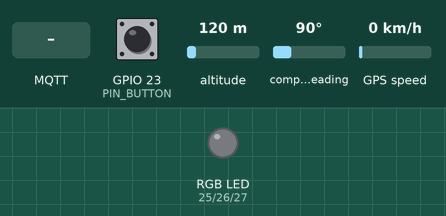
Recording of a sketch running on a simulated ESP32. On the bench: an RGB LED mixed from three pins (HIGH = lit). Inputs (shaded band) come from the test bench; at power-on: GPIO 23 (PIN_BUTTON) HIGH, altitude 120 m, compass heading 90°, GPS speed 0 km/h. WiFi joins after 1.5 s; servers stay silent unless stated; uploads are accepted with an empty reply; the GPS gets a fix after 3 s at 37.7749, -122.4194 with 8 satellites; no MQTT or app messages arrive unless stated; what the sketch prints to the serial monitor is not drawn.

Above: at 2.7 s.
2.8 s: GPIO 23 (PIN_BUTTON) pulled LOW for 0.15 s
At 2.97 s:
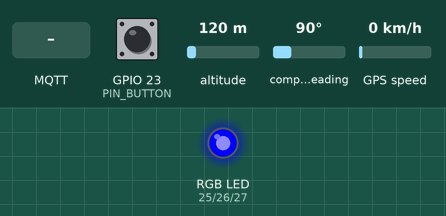
4.6 s: MQTT message "EN_ROUTE" arrives on the first subscribed topic
At 5.6 s:
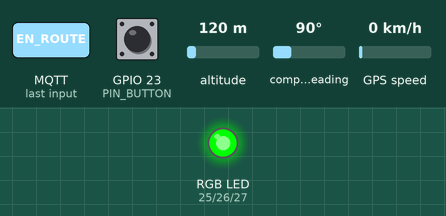
11.1 s: GPIO 23 (PIN_BUTTON) pulled LOW for 3.2 s
At 11.6 s:
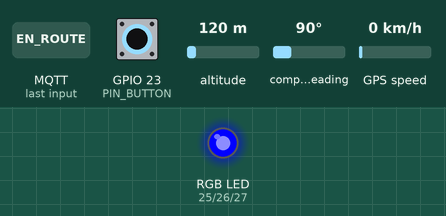
Timing chart, 0 to 16.0 s (numbered marks = the images above; inputs shaded):
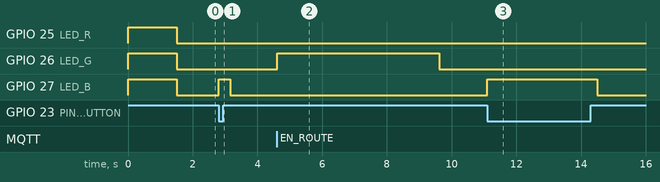

The sketch:

main.ino
```cpp
/*******************************************************************
 * ESP32 + NEO-6M + Azure IoT Hub MQTT
 * LED RGB: amarelo piscando (busy) | verde (sucesso) | vermelho (erro)
 *******************************************************************/
#include <WiFi.h>
#include <WiFiClientSecure.h>
#include <HTTPClient.h>
#include <PubSubClient.h>
#include <TinyGPS.h>

/* ────────── PINOS ────────── */
#define PIN_GPS_RX 16
#define PIN_GPS_TX 17
#define PIN_BUTTON 23

/* ────────── LED RGB COMUM CÁTODO ────────── */
#define LED_R 25
#define LED_G 26
#define LED_B 27

/* ────────── REDE / API ────────── */
const char* WIFI_SSID = "philipicalt";
const char* WIFI_PASS = "190600phi";
const char* API_URL   = "https://as-acessibilidadewebapi-afcxema8gae9g8h2.brazilsouth-01.azurewebsites.net/Teste/TestePost";

/* ────────── MQTT (Azure IoT Hub) ────────── */
const char* host     = "iot-pish.azure-devices.net";
const int   port     = 8883;
const char* deviceId = "esp32_gps_01";
const char* sasToken = "SharedAccessSignature sr=iot-pish.azure-devices.net%2Fdevices%2Fesp32_gps_01&sig=M6La7DmNu05agqb%2F8oKQyLceRpvGVSU7SYKhMVdYdDA%3D&se=1780345218";

String  mqttUsername   = String(host) + "/" + deviceId + "/?api-version=2021-04-12";
const char* mqttClientId = deviceId;
const char* topicTelemetry = "devices/esp32_gps_01/messages/events/";
const char* topicC2D       = "devices/esp32_gps_01/messages/devicebound/#";

const char* ACK_OK           = "EN_ROUTE";
const uint32_t ACK_TIMEOUTMS = 10000;

/* ────────── DEBUG GPS MOCK ────────── */
#define USE_GPS_MOCK true
const float MOCK_LAT = -19.9243961f;
const float MOCK_LNG = -43.9948428f;

/* ────────── GLOBAIS ────────── */
HardwareSerial gpsSerial(1);
TinyGPS         gps;
WiFiClientSecure net;
PubSubClient     mqtt(net);
HTTPClient       http;

enum State { IDLE, WAIT_GPS, POSTING, WAIT_ACK } state = IDLE;
uint32_t ackStart = 0;

/* ────────── LED: cores lógicas ────────── */
enum LedColor { LED_ON, LED_OFF, LED_YELLOW, LED_GREEN, LED_RED };

/* estado atual do LED */
LedColor  curColor   = LED_OFF;
bool      curBlink   = false;
uint32_t  blinkTimer = 0;
bool      blinkOn    = false;

/* define cor + piscada desejada */
void setLed(LedColor c, bool blink = false)
{
  curColor  = c;
  curBlink  = blink;
  blinkOn   = true;          // força ligar logo no primeiro update
  blinkTimer = millis();

  updateLed();
}

/* efetiva (e pisca se necessário) – chame em loop() */
void updateLed()
{
  if (curBlink && millis() - blinkTimer >= 300) {
    blinkOn    = !blinkOn;
    blinkTimer = millis();
  } else if (!curBlink) {
    blinkOn = true;          // mantém ligado fixo
  }

  /* escolhe quais pinos acender */
  bool r = LOW, g = LOW, b = LOW;          // LOW = aceso em comum-cátodo
  if (blinkOn) {
    switch (curColor) {
      case LED_RED:    r = HIGH;  g = LOW; b = LOW; break;
      case LED_GREEN:  r = LOW; g = HIGH;  b = LOW; break;
      case LED_YELLOW: r = LOW; g = LOW; b = HIGH;  break;
      case LED_ON: r = HIGH; g = HIGH; b = HIGH;  break;
      default: /* OFF */  r = g = b = LOW; break;
    }
  } else {
    r = g = b = LOW;        // fase “apagada” do piscar
  }

  digitalWrite(LED_R, r);
  digitalWrite(LED_G, g);
  digitalWrite(LED_B, b);
}

/* ────────── MQTT callbacks ────────── */
void onMqttMessage(char* topic, byte* payload, unsigned int len) {
  payload[len] = '\0';
  String msg = (char*)payload;
  Serial.printf("[MQTT] Mensagem recebida <%s>: %s\n", topic, msg.c_str());

  if (msg == "EN_ROUTE") {
    Serial.println("[MQTT] ACK OK ➜ sucesso.");
    setLed(LED_GREEN);
    state = IDLE;
    delay(5000);
  }
}

void ensureMqtt() {
  if (mqtt.connected()) return;

  Serial.print("[MQTT] Conectando...");
  net.setInsecure();               // ⚠️ teste
  mqtt.setServer(host, port);

  if (mqtt.connect(mqttClientId, mqttUsername.c_str(), sasToken)) {
    Serial.println(" conectado!");
    mqtt.subscribe(topicC2D);
  } else {
    Serial.printf(" falha (%d)\n", mqtt.state());
    delay(2000);
  }
}

/* ────────── GPS helpers ────────── */
bool waitForGPSFix(uint32_t t_ms = 30000) {
  Serial.println("[GPS] Aguardando fix...");
  uint32_t t0 = millis();
  float lat = 0, lng = 0;

  while (millis() - t0 < t_ms) {
    while (gpsSerial.available())
      gps.encode(gpsSerial.read());

    gps.f_get_position(&lat, &lng);
    if (lat != TinyGPS::GPS_INVALID_F_ANGLE &&
        lng != TinyGPS::GPS_INVALID_F_ANGLE) {
      Serial.printf("[GPS] Fix! %.6f, %.6f\n", lat, lng);
      return true;
    }
    setLed(LED_YELLOW, true);                 // pisca enquanto espera
    delay(10);
  }
  return false;
}

bool postLocation(float lat, float lng) {
  String body = "{\"lat\":" + String(lat,6) + ",\"lng\":" + String(lng,6) + "}";
  Serial.println("[HTTP] POST: " + body);

  http.begin(API_URL);
  http.addHeader("Content-Type", "application/json");
  int code = http.POST(body);
  http.end();

  Serial.printf("[HTTP] Status: %d\n", code);
  return code >= 200 && code < 300;
}

/* ────────── SETUP ────────── */
void setup() {
  pinMode(LED_R, OUTPUT);
  pinMode(LED_G, OUTPUT);
  pinMode(LED_B, OUTPUT);
  setLed(LED_ON);
  updateLed();
  pinMode(PIN_BUTTON, INPUT_PULLUP);

  Serial.begin(115200);
  gpsSerial.begin(9600, SERIAL_8N1, PIN_GPS_RX, PIN_GPS_TX);

  WiFi.begin(WIFI_SSID, WIFI_PASS);
  while (WiFi.status() != WL_CONNECTED) { Serial.print('.'); delay(500); }
  Serial.println("\nWi-Fi OK");

  mqtt.setCallback(onMqttMessage);

  setLed(LED_OFF);
  updateLed();
}

/* ────────── LOOP ────────── */
void loop() {
  while (gpsSerial.available()) gps.encode(gpsSerial.read());
  updateLed();
  mqtt.loop();
  ensureMqtt();


  bool btn = digitalRead(PIN_BUTTON);
  if (btn == LOW) {
    Serial.println("[BOTÃO] Pressionado.");
    state = WAIT_GPS;
  }

  /* ─ Máquina de estados ─ */
  switch (state) {
    case WAIT_GPS: {
      setLed(LED_YELLOW, true);
      float lat = 0, lng = 0;

      bool gotFix = USE_GPS_MOCK ? true : waitForGPSFix();
      if (gotFix) {
        if (!USE_GPS_MOCK) gps.f_get_position(&lat, &lng);
        else { lat = MOCK_LAT; lng = MOCK_LNG; }

        state = POSTING;
        /* cai direto no POSTING na mesma iteração */
      } else {
        Serial.println("[ERRO] Sem fix.");
        setLed(LED_RED);
        delay(5000);
        state = IDLE;
      }
      break;
    }

    case POSTING: {
      /* Piscando amarelo enquanto envia */
      setLed(LED_YELLOW, true);

      float lat = USE_GPS_MOCK ? MOCK_LAT : 0;
      float lng = USE_GPS_MOCK ? MOCK_LNG : 0;
      if (!USE_GPS_MOCK) gps.f_get_position(&lat, &lng);

      bool okPost = postLocation(lat, lng);

      if (okPost) {
        Serial.println("[POST] OK, aguardando ACK...");
        ackStart = millis();
        state = WAIT_ACK;
      } else {
        Serial.println("[ERRO] POST falhou.");
        setLed(LED_RED);
        delay(5000);
        state = IDLE;
      }
      break;
    }

    case WAIT_ACK:
      setLed(LED_YELLOW, true);                              // continua piscando
      if (millis() - ackStart > ACK_TIMEOUTMS) {
        Serial.println("[TIMEOUT] Sem ACK.");
        setLed(LED_RED);
        delay(5000);
        state = IDLE;
      }
      else{
        state = IDLE;
      }
      break;

    case IDLE:
    default:
      setLed(LED_OFF);
      delay(10);
      break;
  }
}
```

Measured:
- after the input at 2.8 s, GPIO 27 (LED_B): LOW → HIGH at once, → LOW 0.35 s later
- after the input at 4.6 s, GPIO 26 (LED_G): LOW → HIGH at once, → LOW 5.0 s later
- after the input at 11.1 s, GPIO 27 (LED_B): LOW → HIGH at once, → LOW 3.4 s later
